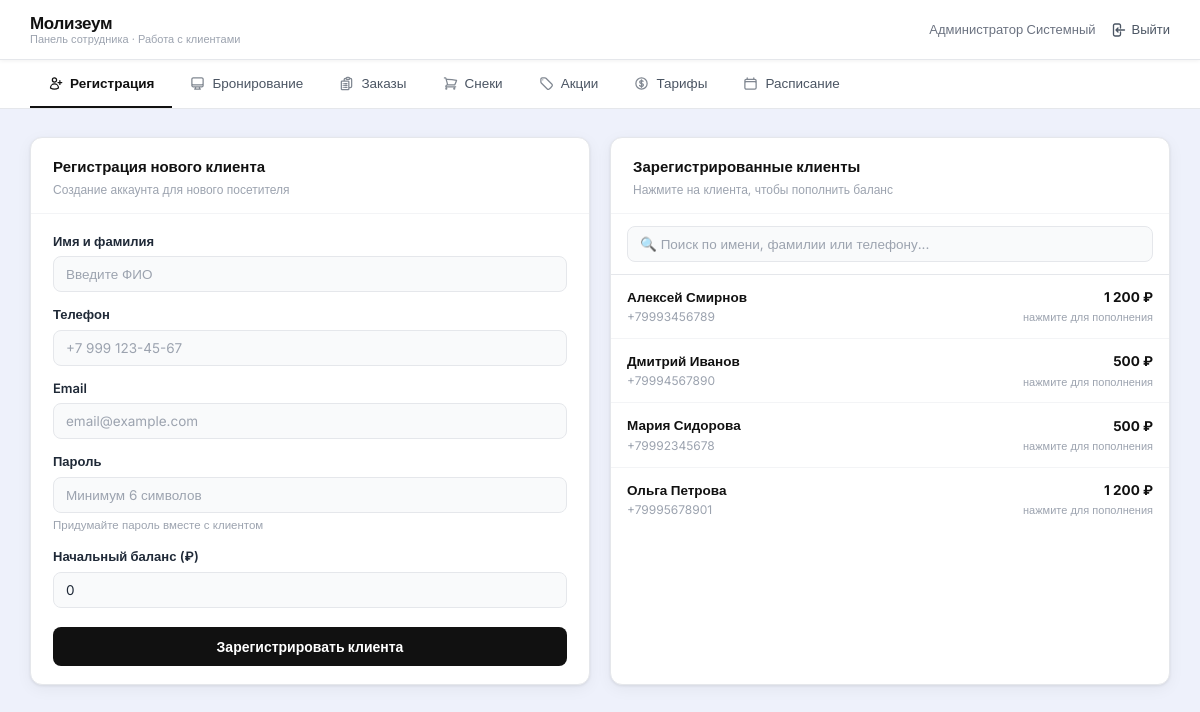
Page /employee/registration.php (signed in) on the committed database.
### tables this page shows
CREATE TABLE IF NOT EXISTS `users` (
  `id`           INT AUTO_INCREMENT PRIMARY KEY,
  `first_name`   VARCHAR(50)  NOT NULL,
  `last_name`    VARCHAR(50)  NOT NULL,
  `email`        VARCHAR(100) NOT NULL UNIQUE,
  `phone`        VARCHAR(20)  NOT NULL,
  `password`     VARCHAR(255) NOT NULL,
  `role`         ENUM('admin','employee','client') NOT NULL DEFAULT 'client',
  `status`       ENUM('active','blocked','unconfirmed') NOT NULL DEFAULT 'active',
  `balance`      DECIMAL(10,2) NOT NULL DEFAULT 0.00,
  `schedule`     VARCHAR(100) DEFAULT NULL COMMENT 'График работы сотрудника',
  `salary`       INT DEFAULT NULL COMMENT 'Зарплата сотрудника (руб)',
  `created_at`   TIMESTAMP NOT NULL DEFAULT CURRENT_TIMESTAMP
);

### employee/registration.php (the view, shortened to what this page needs)
<?php
require_once '../config.php';
$clients_res = $conn->query("SELECT id, first_name, last_name, phone, balance FROM users WHERE role='client' ORDER BY first_name, last_name");
$clients_all = [];
while ($c = $clients_res->fetch_assoc()) {
    $clients_all[] = $c;
}
?>
<?php include 'header.php'; ?>
<div class="employee-layout">
    <div class="employee-panel">
        <div class="ep-header">
            <div class="ep-title">Регистрация нового клиента</div>
            <div class="ep-desc">Создание аккаунта для нового посетителя</div>
        </div>
        <div class="ep-body">
            <form method="POST">
                <div class="ep-form-group">
                    <label class="form-label">Имя и фамилия</label>
                    <input type="text" class="form-input" name="fullname" placeholder="Введите ФИО" required>
                </div>
                <div class="ep-form-group">
                    <label class="form-label">Телефон</label>
                    <input type="tel" class="form-input" name="phone" placeholder="+7 999 123-45-67" required>
                </div>
                <div class="ep-form-group">
                    <label class="form-label">Email</label>
                    <input type="email" class="form-input" name="email" placeholder="email@example.com">
                </div>
                <div class="ep-form-group">
                    <label class="form-label">Пароль</label>
                    <input type="text" class="form-input" name="password" placeholder="Минимум 6 символов" required minlength="6">
                    <div style="font-size:11.5px;color:var(--gray-400);margin-top:4px">Придумайте пароль вместе с клиентом</div>
                </div>
                <div class="ep-form-group">
                    <label class="form-label">Начальный баланс (₽)</label>
                    <input type="number" class="form-input" name="balance" value="0" min="0" step="50">
                </div>
                <button type="submit" class="btn-primary" style="margin-top:6px">Зарегистрировать клиента</button>
            </form>
        </div>
    </div>
    <div class="employee-panel">
        <div class="ep-header">
            <div class="ep-title">Зарегистрированные клиенты</div>
            <div class="ep-desc">Нажмите на клиента, чтобы пополнить баланс</div>
        </div>
        <div style="padding:12px 16px;border-bottom:1px solid var(--gray-200)">
            <input type="text" id="client-search" class="form-input"
                   placeholder="🔍 Поиск по имени, фамилии или телефону..."
                   oninput="filterClients(this.value)"
                   style="margin:0">
        </div>
        <ul class="ep-list" id="client-list" style="max-height:420px;overflow-y:auto">
        <?php foreach ($clients_all as $c): ?>
            <li class="ep-list-item client-row"
                style="cursor:pointer;transition:background .15s"
                onmouseenter="this.style.background='var(--gray-50)'"
                onmouseleave="this.style.background=''"
                onclick="openTopup(<?= $c['id'] ?>, '<?= htmlspecialchars($c['first_name'].' '.$c['last_name'], ENT_QUOTES) ?>', <?= (float)$c['balance'] ?>)"
                data-search="<?= mb_strtolower(htmlspecialchars($c['first_name'].' '.$c['last_name'].' '.$c['phone'], ENT_QUOTES)) ?>">
                <div>
                    <div class="ep-list-item-name"><?= htmlspecialchars($c['first_name'].' '.$c['last_name']) ?></div>
                    <div class="ep-list-item-sub"><?= htmlspecialchars($c['phone']) ?></div>
                </div>
                <div style="text-align:right">
                    <div class="ep-list-item-price" id="bal-<?= $c['id'] ?>"><?= number_format((float)$c['balance'], 0, '.', ' ') ?> ₽</div>
                    <div style="font-size:11px;color:var(--gray-400);margin-top:2px">нажмите для пополнения</div>
                </div>
            </li>
        <?php endforeach; ?>
        </ul>
    </div>
</div>
</body>
</html>

### css/style.css (style rules this page uses)
:root { --bg: #eef1fb; --white: #ffffff; --black: #111111; --gray-50: #f9fafb; --gray-100: #f3f4f6; --gray-200: #e5e7eb; --gray-400: #9ca3af; --gray-600: #4b5563; --gray-800: #1f2937; --red: #e11d48; --red-light: #fce7ef; --red-dark: #be123c; --green: #16a34a; --green-light: #dcfce7; --blue: #2563eb; --blue-light: #eff6ff; --yellow-light: #fef9c3; --yellow: #a16207; --shadow: 0 1px 3px rgba(0,0,0,.08), 0 4px 16px rgba(0,0,0,.05); --radius: 12px; --radius-sm: 8px; --radius-xs: 6px; }
* { box-sizing: border-box; margin: 0; padding: 0; }
body { font-family: 'Inter', sans-serif; background: var(--bg); color: var(--gray-800); min-height: 100vh; font-size: 14px; line-height: 1.5; }
.form-label { display: block; font-size: 13px; font-weight: 600; color: var(--gray-800); margin-bottom: 5px; }
.form-input { width: 100%; padding: 9px 12px; border: 1px solid var(--gray-200); border-radius: var(--radius-sm); background: var(--gray-50); font-family: 'Inter', sans-serif; font-size: 13.5px; color: var(--gray-800); transition: border .15s, box-shadow .15s; outline: none; }
.form-input::placeholder { color: var(--gray-400); }
.btn-primary { width: 100%; padding: 11px; background: var(--black); color: var(--white); border: none; border-radius: var(--radius-sm); font-family: 'Inter', sans-serif; font-size: 14px; font-weight: 700; cursor: pointer; transition: background .15s; margin-top: 6px; }
.employee-layout { display: grid; grid-template-columns: 1fr 1fr; gap: 20px; max-width: 1280px; margin: 0 auto; padding: 28px 30px; }
.employee-panel { background: var(--white); border-radius: var(--radius); border: 1px solid var(--gray-200); box-shadow: var(--shadow); overflow: hidden; }
.ep-header { padding: 18px 22px 14px; border-bottom: 1px solid var(--gray-100); }
.ep-title { font-size: 15px; font-weight: 700; color: var(--black); }
.ep-desc { font-size: 12px; color: var(--gray-400); margin-top: 2px; }
.ep-body { padding: 18px 22px; }
.ep-form-group { margin-bottom: 13px; }
.ep-list { list-style: none; }
.ep-list-item { display: flex; justify-content: space-between; align-items: center; padding: 12px 16px; border-bottom: 1px solid var(--gray-100); transition: background .12s; }
.ep-list-item:last-child { border-bottom: none; }
.ep-list-item-name { font-weight: 600; font-size: 13.5px; color: var(--black); }
.ep-list-item-sub { font-size: 12px; color: var(--gray-400); margin-top: 1px; }
.ep-list-item-price { font-weight: 700; font-size: 13.5px; color: var(--black); }

### rows in the picture
users: first_name+last_name "Алексей Смирнов", phone "+79993456789", balance "1 200"
users: first_name+last_name "Дмитрий Иванов", phone "+79994567890", balance "500"
users: first_name+last_name "Мария Сидорова", phone "+79992345678", balance "500"
users: first_name+last_name "Ольга Петрова", phone "+79995678901", balance "1 200"

### other values in the picture
$name "Администратор Системный"
